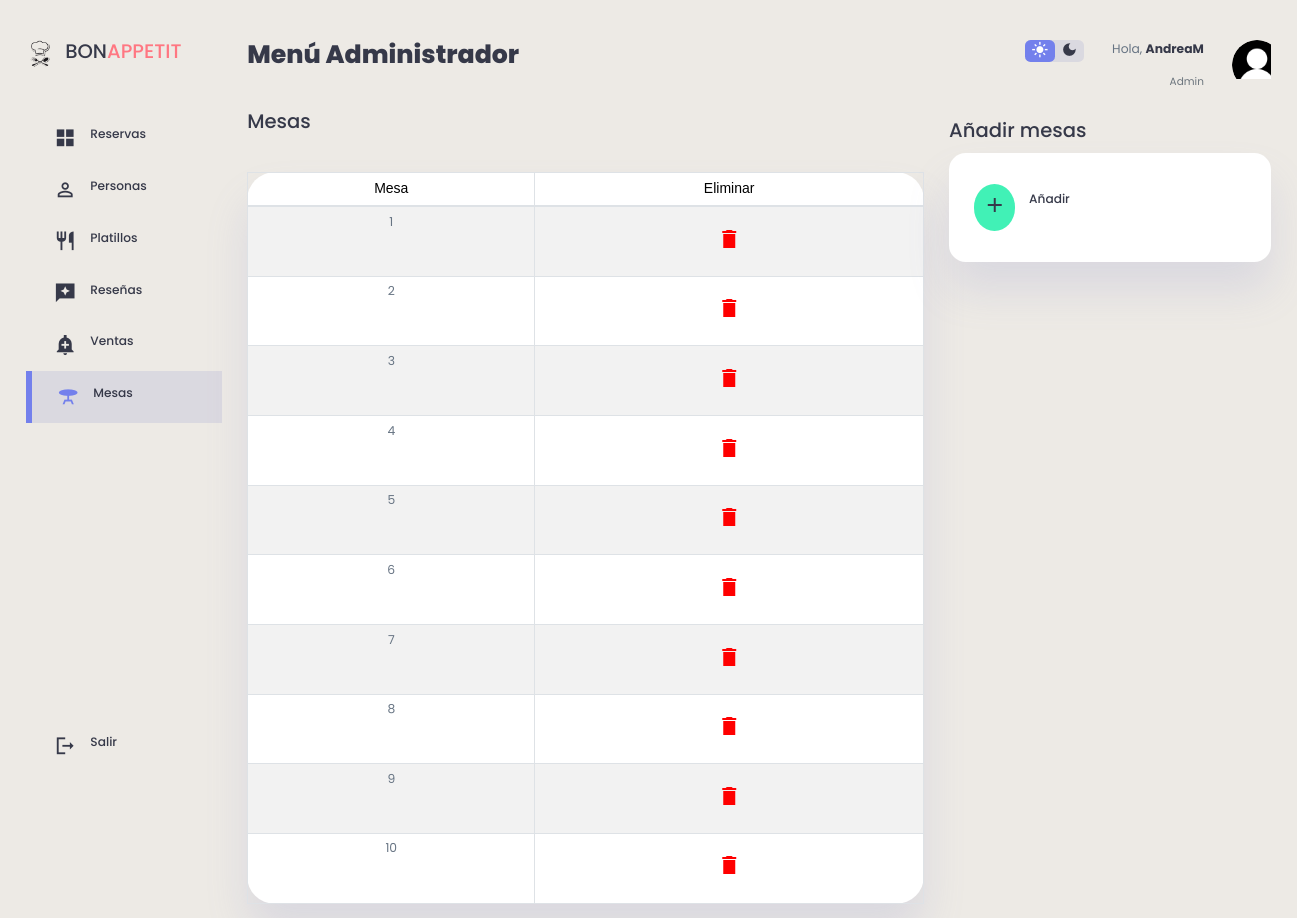
Screenshot of /mesas/mesa.php (signed in) with the database file from the repository.
### tables this page shows
CREATE TABLE `mesas` (
  `id_mesa` int(11) NOT NULL,
  `no_mesa` int(11) NOT NULL
);

### mesas/mesa.php (the view, shortened to what this page needs)
<?php
    include("../db/conexion.php");
    $datos= "SELECT * FROM mesas";
?>
<!DOCTYPE html>
<html lang="en">
<head>
    <link rel="stylesheet" href="https://cdnjs.cloudflare.com/ajax/libs/twitter-bootstrap/4.1.3/css/bootstrap.css">
    <link rel="stylesheet" href="https://cdn.datatables.net/1.10.20/css/dataTables.bootstrap4.min.css">
    <link rel="stylesheet"a href="../mesas/styleM.css">
</head>
<body>
    <div class="container1">
        <aside>
            <div class="top">
                 <div class="logo">
                       <img src="img/icon.png">
                       <h2>BON<span class="danger">APPETIT</span></h2>
                 </div>
            </div>
            <div class="sidebar">
                <a href="../admin/admin.php">
                     <span class="material-icons-sharp">grid_view</span>
                     <h3>Reservas</h3>
                </a>
                <a href="../clientes/clientes.php">
                    <span class="material-icons-sharp">person_outline</span>
                    <h3>Personas</h3>
               </a>
               <a href="../platillos/platillos.php">
                    <span class="material-icons-sharp">restaurant</span>
                    <h3>Platillos</h3>
               </a>
               <a href="../resenas/resenas.php">
                    <span class="material-icons-sharp">reviews</span>
                    <h3>Reseñas</h3>
                </a>
                <a href="../ventas/ventas.php">
                    <span class="material-icons-sharp">add_alert</span>
                    <h3>Ventas</h3>
                </a>
                <a href="../mesas/mesa.php" class="active">
                    <span class="material-icons-sharp">table_bar</span>
                    <h3>Mesas</h3>
                </a>
                <a href="../view/cerrar_sesion.php">
                    <span class="material-icons-sharp">logout</span>
                    <h3>Salir</h3>
                </a>
            </div>
        </aside>
        <main>
            <h1>Menú Administrador</h1>
            <br>
            <h2 style="margin-top: 15px">Mesas</h2>
            <div class="recent-orders">
            <table id="tablax" border="0" cellspacing="5" cellpadding="5" class="table table-striped table-bordered" style="width:100%" >
            <div class="container2" style="margin-top: 10px;padding: 5px">
                <thead>
                    <tr>
                            <td> <font face="Arial" style="color: var(--color-info-dark); font-size: 1rem;">Mesa</font> </td>
                            <td> <font face="Arial" style="color: var(--color-info-dark); font-size: 1rem;">Eliminar</font> </td>
                        </tr>
                    </thead>
                </div>
                    <tbody>
                    <?php foreach ($conexion -> query($datos) as $row) {
                        ?>
                                <tr>
                                    <td><p><?php echo $row['no_mesa'] ?></p></td>
                                    <th><a href="delete.php?id_mesa=<?php echo $row['id_mesa']?>"> <span class="material-icons-sharp" style="color: red;">delete</span> </a></th>
                                </tr>
                        <?php
                        }
                    ?>
                    </tbody>
                </table>
            </div>
        </main>
        <div class="right">
            <div class="top">
                <div class="theme-toggler">
                    <span class="material-icons-sharp active">light_mode</span>
                    <span class="material-icons-sharp">dark_mode</span>
                </div>
                <div class="profile">
                    <div class="info">
                        <p>Hola, <b><?php echo $_SESSION['usuario']; ?></b></p>
                        <small class="text-muted">Admin</small>
                    </div>
                    <div class="profile-photo">
                       <img src="./img/user.png">
                    </div>
                </div>
            </div>
            <div class="sales-analytics">
                <h2>Añadir mesas</h2>
                <div class="item customers">
                    <div class="icon">
                        <a href="../mesas/anadir.php"><span class="material-icons-sharp">add</span></a>
                    </div>
                    <div class="right">
                        <div class="info">
                            <h3>Añadir</h3>
                        </div>
                    </div>
                </div>
            </div>
        </div>
    </div>
</body>
</html>

### rows the page displays
mesas: no_mesa "1"
mesas: no_mesa "2"
mesas: no_mesa "3"
mesas: no_mesa "4"
mesas: no_mesa "5"
mesas: no_mesa "6"
mesas: no_mesa "7"
mesas: no_mesa "8"
mesas: no_mesa "9"
mesas: no_mesa "10"

### other values shown
$_SESSION['usuario'] "AndreaM"
